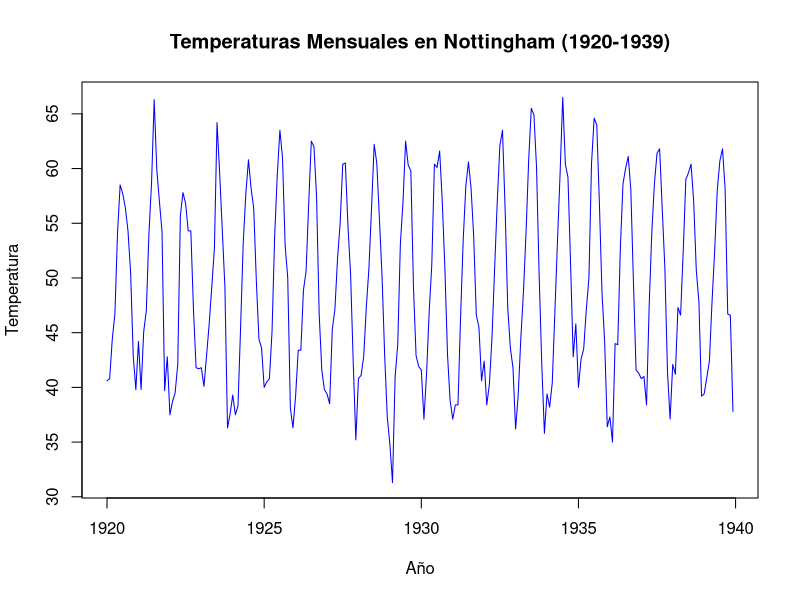
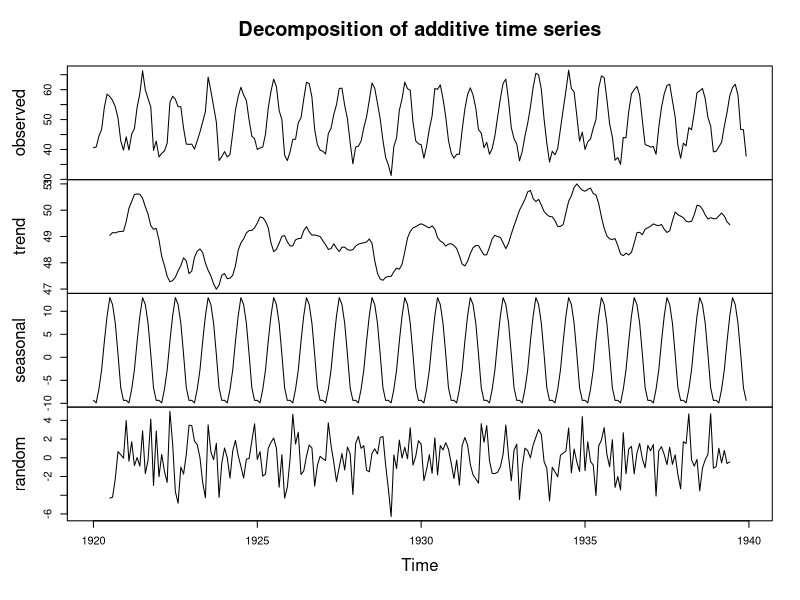
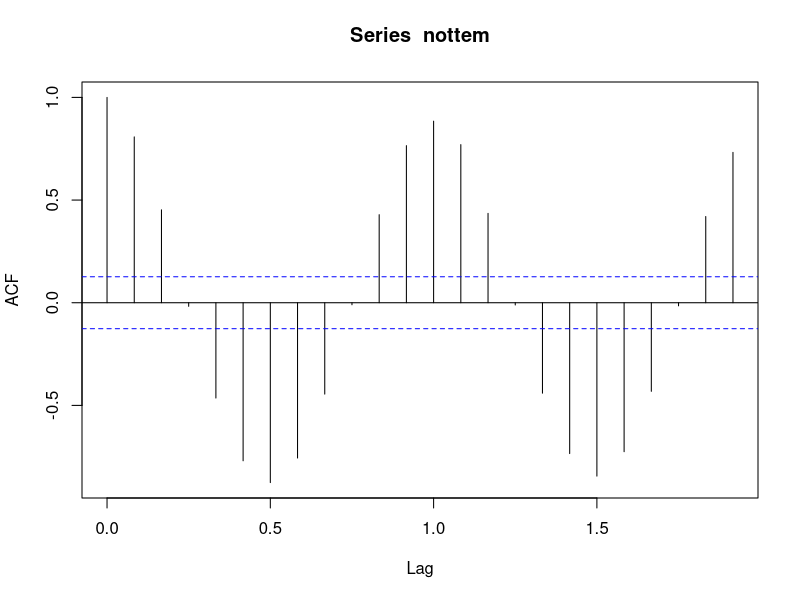
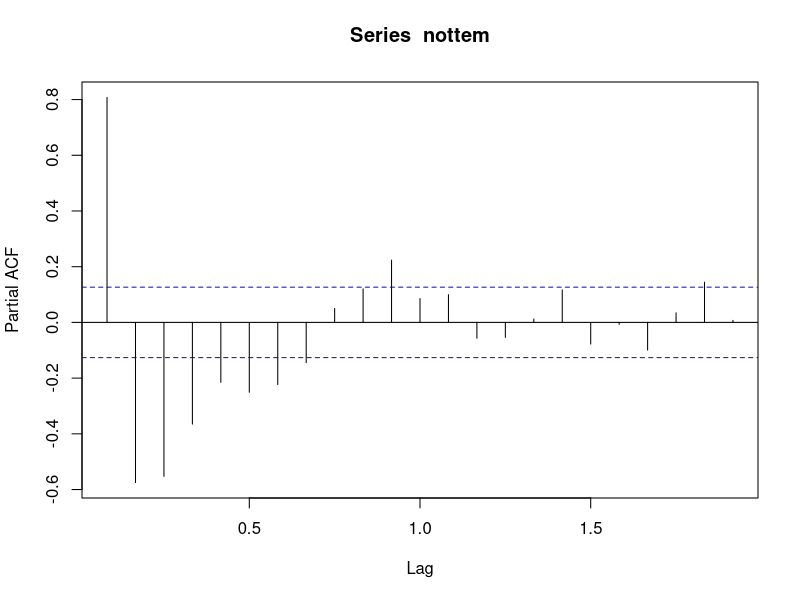
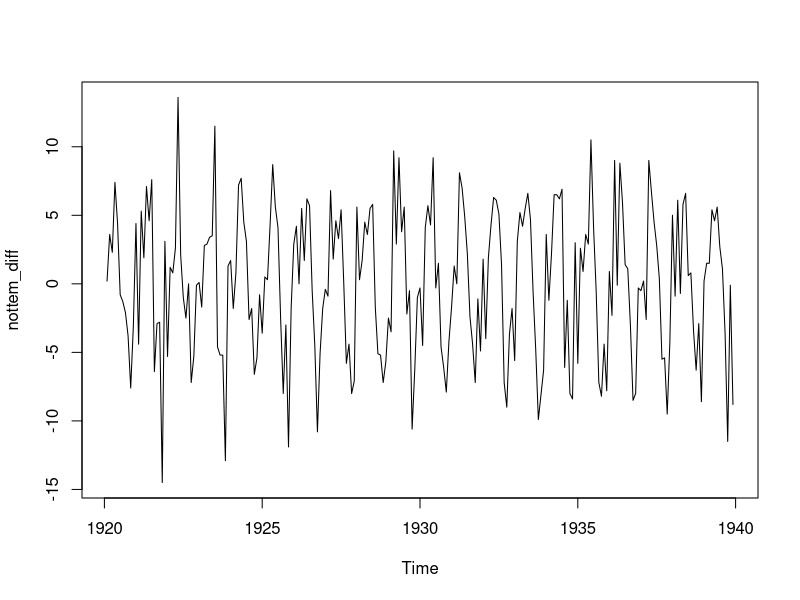
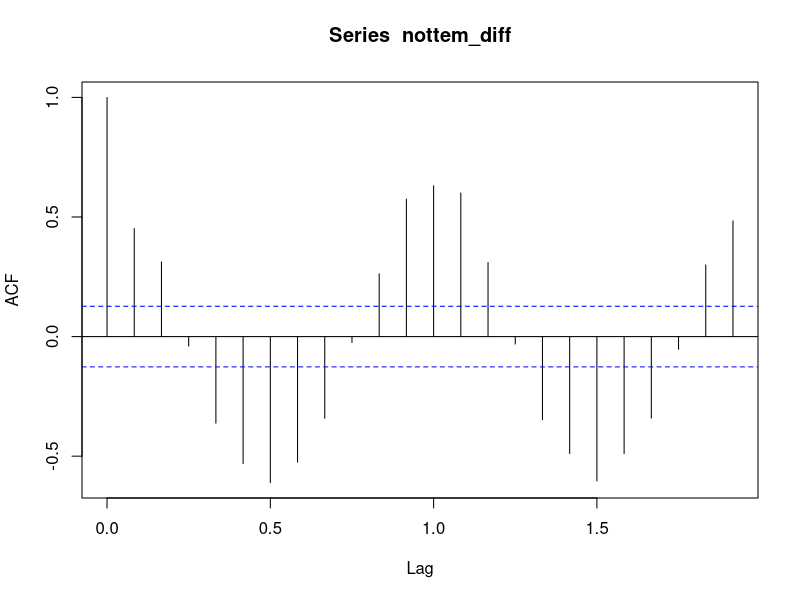
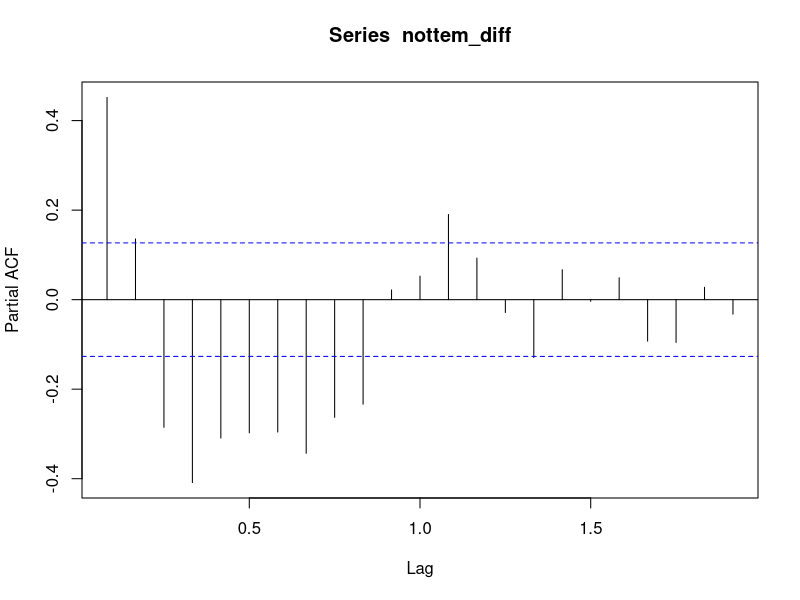
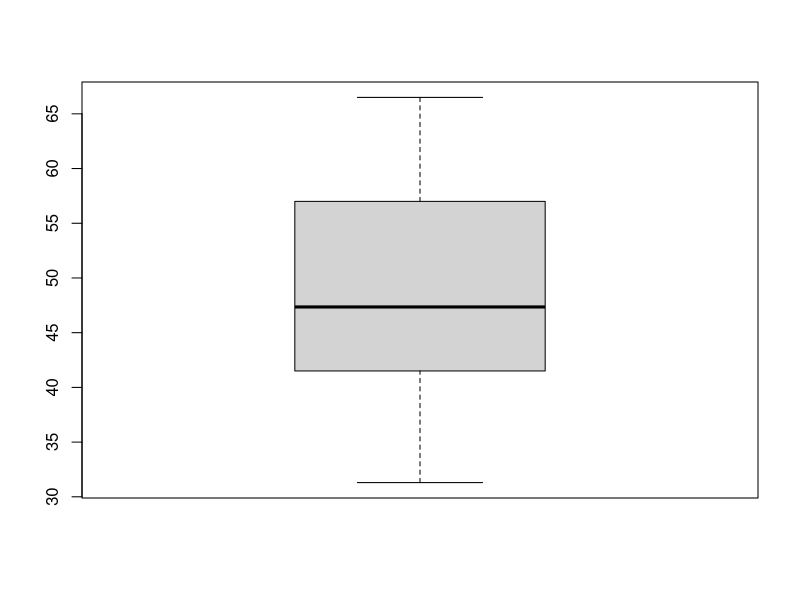

Here is the R script that generated these plots, in order:
# Cargar del dataset y librerías
library(tseries)
library(ggplot2)

data("nottem")

##Inspeccionar la estructura
print(class(nottem))
print(summary(nottem))

##Graficar la serie temporal
plot(nottem, main = "Temperaturas Mensuales en Nottingham (1920-1939)",
     xlab = "Año", ylab = "Temperatura", col = "blue")

#Exploración y preparación de datos

descomposicion = decompose(nottem)
plot(descomposicion)

#Análisis de estacionaridad
##ACF y PACF

acf(nottem)
pacf(nottem)

##Prueba Dickey-Fuller
adf.test(nottem)

nottem_diff = diff(nottem)
plot(nottem_diff)
adf.test(nottem_diff)

##ACF y PACF después de diferenciar

acf(nottem_diff)
pacf(nottem_diff)

#Detección de outliers
##boxplot

boxplot((nottem))

##Valores extremos verlos visualmente en la serie

plot(nottem)
abline(h = boxplot.stats(nottem)$stats[c(1,5)], col = "red", lty = 2)

#INTERPRETACIÓN
# - La serie es estacional, se repite cada 12 meses
# - Probablemente no sea estacionaria al inicio, pero sí tras diferenciar
# - Valores extremos en verano/invierno
# - Tendencia plana a lo largo del tiempo
# - No hay outliers en el boxplot